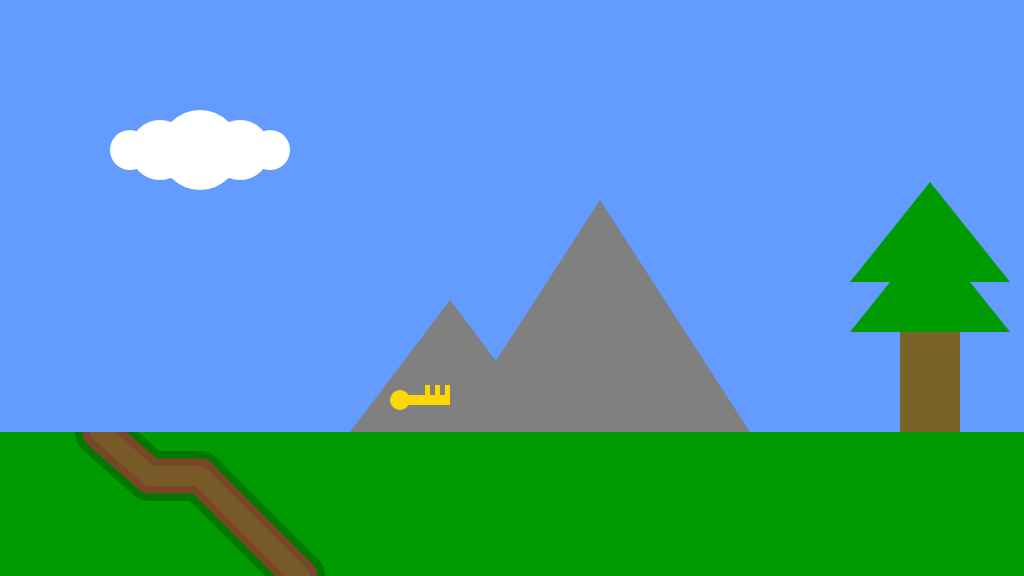
Frame 1 (no input)
Frame 60 (no input): identical to frame 1, image omitted
Frame 120 (the mouse pressed at the canvas centre since frame 60): identical to frame 1, image omitted

The p5.js sketch that drew this single still picture (run headless with seeded random() and noise() and a simulated clock; from frame 60 on, the mouse is pressed at the canvas centre):

// p5.js sketch
// ── sketch.js
/*

The Game Project

1 - Background Scenery

Use p5 drawing functions such as rect, ellipse, line, triangle and
point to draw the scenery as set out in the code comments. The items
should appear next to the text titles.

Each bit of scenery is worth two marks:

0 marks = not a reasonable attempt
1 mark = attempted but it's messy or lacks detail
2 marks = you've used several shape functions to create the scenery

I've given titles and chosen some base colours, but feel free to
imaginatively modify these and interpret the scenery titles loosely to
match your game theme.


WARNING: Do not get too carried away. If you're shape takes more than 5 lines
of code to draw then you've probably over done it.


*/

function setup()
{
	createCanvas(1024, 576);
}

function draw()
{
	background(100, 155, 255); //fill the sky blue

	noStroke();
	fill(0,155,0);
	rect(0, 432, 1024, 144); //draw some green ground

	//1. a cloud in the sky
	//... add your code here

	noStroke();
	fill(255);
//	text("cloud", 200, 100);

    ellipse(200,150,80,80)
    ellipse(160,150,60,60)
    ellipse(240,150,60,60)
    ellipse(130,150,40,40)
    ellipse(270,150,40,40)

	//2. a mountain in the distance
	//... add your code here

    fill(128,128,129);


    triangle(450,432,750,432,600,200)
    triangle(350,432,550,432,450,300)

    noStroke();
	fill(255);
//	text("mountain", 500, 256);

	//3. a tree
	//... add your code here

    fill(120,100,40)
    rect(900,282,60,150)

    //branches
    fill(0,155,0)
    triangle(850,332,930,232,1010,332)
    triangle(850,282,930,182,1010,282)

	noStroke();
	fill(255);
//	text("tree", 800, 346);


	//4. a canyon
	//NB. the canyon should go from ground-level to the bottom of the screen

	//... add your code here

	noStroke();
	fill(255);
	// text("canyon", 100, 480);

    //canyon dark green
    stroke(0,120,0);
    strokeWeight(50);
    line(100,432,150,476);
    line(150,476,200,476);
    line(200,476,300,576);

    //canyon dark brown
    stroke(120,70,40);
    strokeWeight(35);
    line(100,432,150,476);
    line(150,476,200,476);
    line(200,476,300,576);


    //canyon middle brown
    stroke(120,90,40);
    strokeWeight(20);
    line(100,432,150,476);
    line(150,476,200,476);
    line(200,476,300,576);


    noStroke();
    fill(100,155,255)
    rect(70,402,80,30)
  /* fill(120,130,40)
    rect(100,432,60,150)

    fill(120,90,40)
    rect(100,432,10,150)

    fill(120,90,40)
    rect(150,432,10,150)


    fill(120,105,40)
    rect(110,432,10,150)

    fill(120,105,40)
    rect(140,432,10,150)

    fill(120,105,40)
    rect(140,432,10,150) */
	//5. a collectable token - eg. a jewel, fruit, coins
	//... add your code here

	noStroke();
	fill(255);
//	text("collectable item", 400, 400);

    fill(255,215,0)
    ellipse(400,400,20,20)
    rect(400,395,50,10)
    rect(425,385,5,20)
    rect(435,385,5,20)
    rect(445,385,5,20)
}
